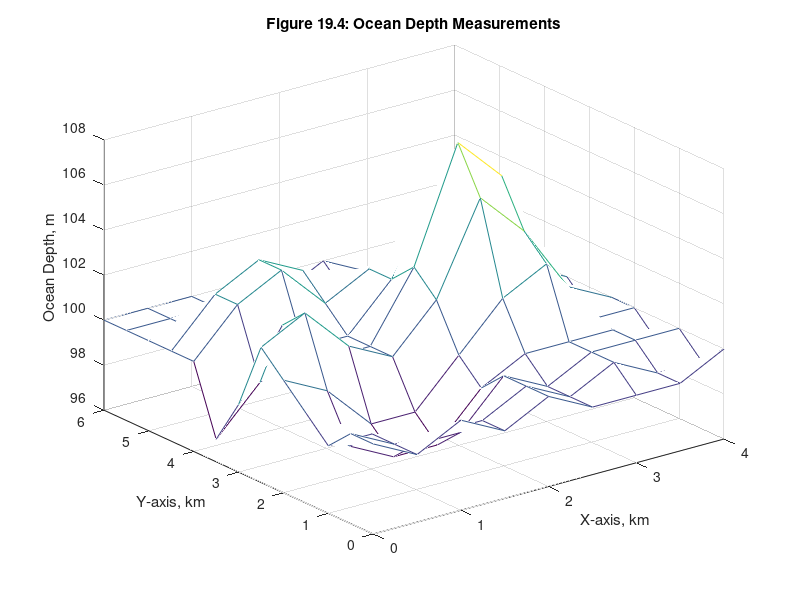

This chart was generated by the following MATLAB code:
% ocean.m, example test data
% ocean depth data
x = 0:.5:4;  % x-axis (varies across the rows of z)
y = 0:.5:6;  % y-axis (varies down the columns of z)
z=[100    99   100    99   100    99    99    99   100
   100    99    99    99   100    99   100    99    99
    99    99    98    98   100    99   100   100   100
   100    98    97    97    99   100   100   100    99
   101   100    98    98   100   102   103   100   100
   102   103   101   100   102   106   104   101   100
    99   102   100   100   103   108   106   101    99
    97    99   100   100   102   105   103   101   100
   100   102   103   101   102   103   102   100    99
   100   102   103   102   101   101   100    99    99
   100   100   101   101   100   100   100    99    99
   100   100   100   100   100    99    99    99    99
   100   100   100    99    99   100    99   100    99];
mesh(x,y,z)
xlabel('X-axis, km')
ylabel('Y-axis, km')
zlabel('Ocean Depth, m')
title('Figure 19.4: Ocean Depth Measurements')
